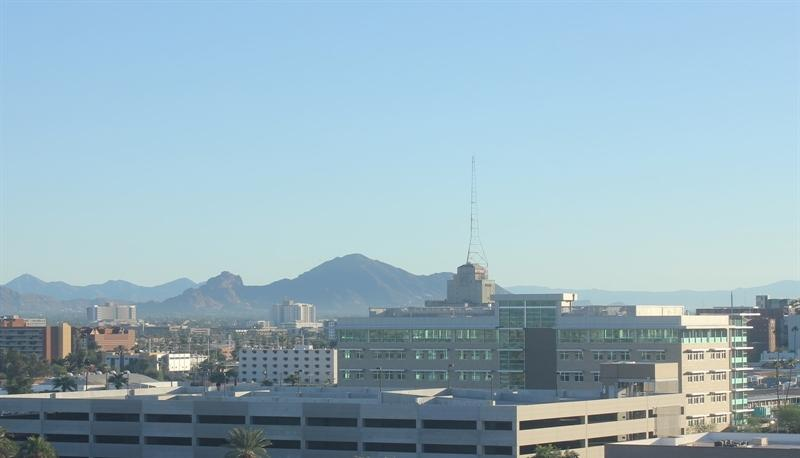
#> input picture modul4/images/training/day/20151101_145049.jpg, 800 x 458 px; its folder holds only this picture in this run
$ jupyter execute --allow-errors tugas2praktikum.ipynb
#> lines starting #> are read from the running program, lines starting #| are printed output that depends on the picture
***1. Import Library***

[cell 1]
# Import Required Libraries
from pathlib import Path
from sklearn.svm import SVC
from sklearn.metrics import accuracy_score, classification_report
from sklearn.preprocessing import LabelEncoder
import os
import cv2
import numpy as np
import matplotlib.pyplot as plt

***2. Load Images dari Folders***

* train_dir dan test_dir: Mendefinisikan jalur direktori untuk gambar pelatihan dan pengujian.
* load_images_from_folder(folder): Fungsi untuk memuat gambar dan label dari folder.
    * images dan labels: Daftar untuk menyimpan gambar dan label yang dimuat.
    * os.listdir(folder): Mengambil daftar nama folder (kelas) dalam direktori yang diberikan.
    * cv2.imread(img_path): Membaca gambar dari jalur yang diberikan.
    * cv2.resize(img, (64, 64)): Mengubah ukuran gambar agar konsisten (dalam hal ini, 64x64 piksel).
    * Mengembalikan dua daftar: images dan labels.

[cell 2]
# Direktori gambar
train_dir = "images/training/"
test_dir = "images/test/"

[cell 3]
# Fungsi untuk memuat gambar dari folder
def load_images_from_folder(folder):
    images = []
    labels = []
    for label in os.listdir(folder):
        label_path = os.path.join(folder, label)
        if os.path.isdir(label_path):
            for filename in os.listdir(label_path):
                img_path = os.path.join(label_path, filename)
                img = cv2.imread(img_path)
                if img is not None:
                    img = cv2.resize(img, (64, 64))  # Ubah ukuran sesuai kebutuhan
                    images.append(img)
                    labels.append(label)
    return images, labels

* Mendefinisikan fungsi untuk menghitung histogram warna dan histogram kecerahan dari gambar.

[cell 4]
# Fungsi untuk menghitung histogram
def compute_histogram(image):
    hist = cv2.calcHist([image], [0, 1, 2], None, [8, 8, 8], [0, 256, 0, 256, 0, 256])
    hist = cv2.normalize(hist, hist).flatten()
    return hist

* compute_histogram(image): Fungsi untuk menghitung histogram warna gambar.

    * cv2.calcHist: Menghitung histogram untuk channel warna (BGR) dengan 8 bin untuk setiap channel.
    * cv2.normalize: Menormalisasi histogram sehingga total frekuensi menjadi 1, membuat histogram lebih mudah dibandingkan antar gambar.
    * .flatten(): Mengubah histogram menjadi satu dimensi.
* brightness_histogram(image): Fungsi untuk menghitung histogram kecerahan (V channel) dari gambar.
    * cv2.cvtColor(image, cv2.COLOR_BGR2HSV): Mengonversi gambar dari ruang warna BGR ke HSV (Hue, Saturation, Value).
    * hist = cv2.calcHist([hsv_image], [2], None, [256], [0, 256]): Menghitung histogram untuk channel kecerahan (V).
    * Sama seperti di atas, histogram dinormalisasi dan diratakan.

[cell 5]
# Fungsi untuk mengekstrak fitur dari gambar
def extract_features(images):
    features = []
    for image in images:
        hist = compute_histogram(image)
        features.append(hist)
    return np.array(features)

[cell 6]
# Fungsi untuk menghitung histogram kecerahan (V)
def brightness_histogram(image):
    hsv_image = cv2.cvtColor(image, cv2.COLOR_BGR2HSV)
    hist = cv2.calcHist([hsv_image], [2], None, [256], [0, 256])  # V channel
    hist = cv2.normalize(hist, hist).flatten()
    return hist

#> (a cell that did not finish here is left out)

#> (a cell that did not finish here is left out)

#> (a cell that did not finish here is left out)

***3. Ekstrasi Fitur***

* load_images_from_folder(train_dir): Memanggil fungsi untuk memuat gambar dan label dari folder pelatihan.
* train_features: Daftar yang diisi dengan histogram warna untuk setiap gambar pelatihan.
* load_images_from_folder(test_dir): Memanggil fungsi untuk memuat gambar dan label dari folder pengujian.
* test_features: Daftar yang diisi dengan histogram warna untuk setiap gambar pengujian.

[cell 10]
# Memuat gambar pelatihan
train_images, train_labels = load_images_from_folder(train_dir)
#> in load_images_from_folder, img is the input picture: shape (458, 800, 3); mean B, G, R 191, 178, 150.7
#> in load_images_from_folder, `img = cv2.resize(img, (64, 64))`:
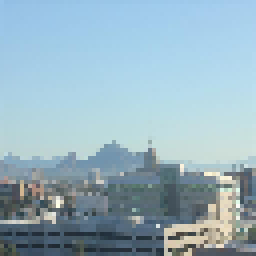
#> img: shape (64, 64, 3) (shown 4 times larger); mean B, G, R 191.2, 178.3, 150.9
#> pass 2 of the loop in load_images_from_folder, `for label in os.listdir(folder):`:
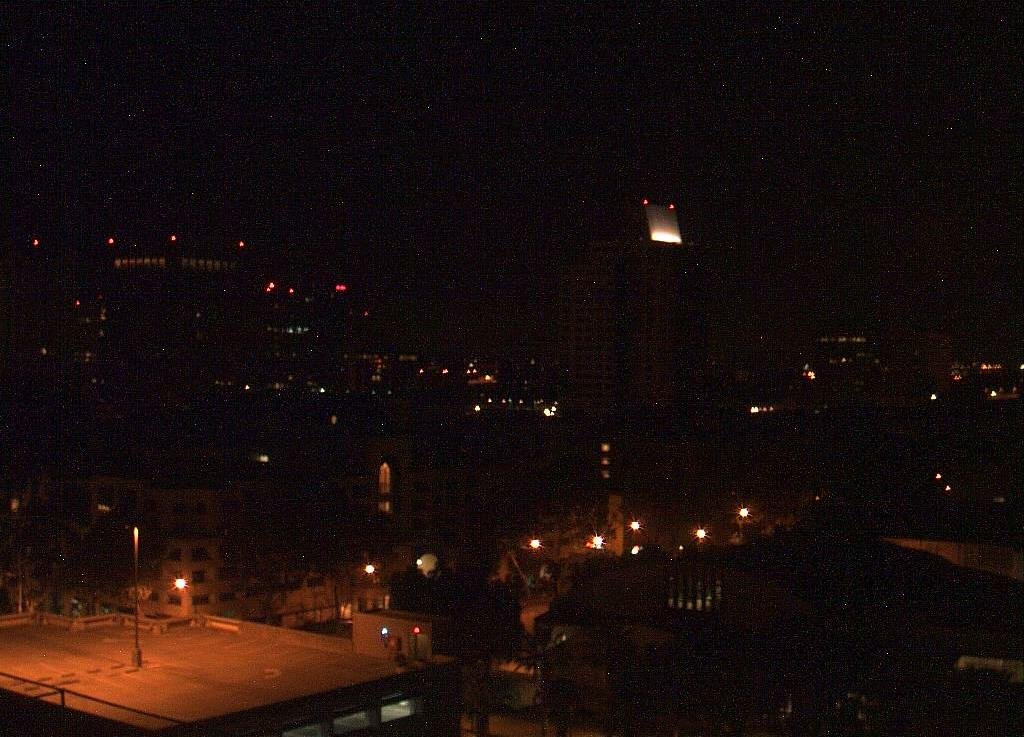
#> input picture modul4/images/training/night/20151101_112505.jpg, 1024 x 737 px
#> in load_images_from_folder, img is the input picture: shape (737, 1024, 3); mean B, G, R 12, 13.6, 25.5
#> in load_images_from_folder, `img = cv2.resize(img, (64, 64))`:
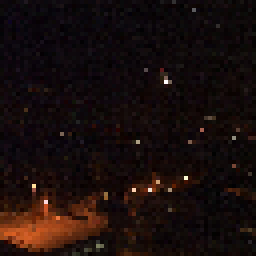
#> img: shape (64, 64, 3) (shown 4 times larger); mean B, G, R 11.4, 13, 24.7
#> train_images = 2 items; train_labels = ['day', 'night']
train_features = extract_features(train_images)
#> the loop in extract_features, `for image in images:` made 2 passes
#> after the loop in extract_features, `for image in images:`: features = 2 items

#> (a cell that did not finish here is left out)

test_features = extract_features(test_images)

***4. Encoding Label***

* LabelEncoder(): Membuat instance untuk mengonversi label teks menjadi numerik.
* fit_transform(train_labels): Mengonversi label pelatihan dari teks ke format numerik.
* transform(test_labels): Mengonversi label pengujian berdasarkan mapping yang sama

[cell 12]
# Mengencode label
label_encoder = LabelEncoder()
train_labels_encoded = label_encoder.fit_transform(train_labels)
#> train_labels_encoded = [0, 1]
#> (the rest of this cell did not finish here and is left out)
